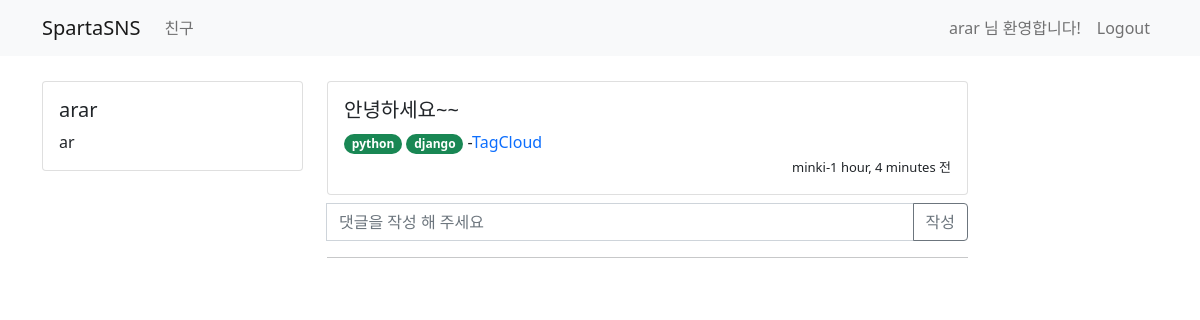
The app's page /tweet/1 (signed in) with its own data.
### user/models.py (models this page shows)
class UserModel(AbstractUser):
    class Meta:
        db_table = "my_user"
    bio = models.CharField(max_length=256, default='')
    follow = models.ManyToManyField(settings.AUTH_USER_MODEL,related_name='followee')

### tweet/models.py (models this page shows)
class TweetModel(models.Model):
    class Meta:
        db_table = "tweet"
    author = models.ForeignKey(UserModel, on_delete=models.CASCADE)
    content = models.CharField(max_length=256)
    tags = TaggableManager(blank=True)
    created_at = models.DateTimeField(auto_now_add=True)
    updated_at = models.DateTimeField(auto_now=True)

### tweet/views.py (the view)
# urls.py: path('tweet/<int:id>',views.detail_tweet,name='detail-tweet'),
@login_required
def detail_tweet(request, id):
    my_tweet = TweetModel.objects.get(id=id)
    tweet_comment = TweetComment.objects.filter(tweet_id=id).order_by('-created_at')
    return render(request, 'tweet/tweet_detail.html', {'tweet': my_tweet, 'comment': tweet_comment})

### templates/tweet/tweet_detail.html (shortened to what this page needs)
{% extends 'base.html' %}
{% block content %}
    <div class="container timeline-container">
        <div class="row">
            <div class="col-md-3">
                <div class="card">
                    <div class="card-body">
                        <h5 class="card-title">{{ user.username }}</h5>
                        <p class="card-text"> {{ user.bio }}</p>
                    </div>
                </div>
            </div>
            <div class="col-md-7">
                <div class="row">
                    <div class="col-md-12 mb-2">
                        <div class="card">
                            <div class="card-body">
                                <div class="media">
                                    <div class="media-bod">
                                        <h5 class="mt-0">{{ tweet.content }}</h5>
                                        {% if tweet.tags.all %}
                                            {% for tag in tweet.tags.all %}
                                                <a style="text-decoration: none"
                                                   href="{% url 'tagged_object_list' tag.name %}">
                                                    <span class="badge rounded-pill bg-success">
                                                        {{ tag.name }}
                                                    </span>
                                                </a>
                                            {% endfor %}
                                            -<a style="text-decoration: none"
                                                href="{% url 'tag_cloud' %}">TagCloud</a>
                                        {% endif %}
                                    </div>
                                    <div style="text-align: right">
                                        <span style="font-size: small">{{ tweet.author.username }}-{{ tweet.created_at|timesince }} 전</span>
                                    </div>
                                </div>
                            </div>
                        </div>
                    </div>
                </div>
                <form class="input-group mb-3" action="/tweet/comment/{{ tweet.id }}" method="post">
                    <input type="text" class="form-control" id='comment' name='comment' placeholder="댓글을 작성 해 주세요"/>
                    <button class="btn btn-outline-secondary" type="submit">작성</button>
                </form>
                <hr>
            </div>
        </div>
    </div>
{% endblock %}

### templates/base.html (shortened to what this page needs)
<!DOCTYPE html>
<html lang="en">
<head>
    <link href="https://cdn.jsdelivr.net/npm/bootstrap@5.0.0-beta3/dist/css/bootstrap.min.css" rel="stylesheet"
>
</head>
<body>
<nav class="navbar navbar-expand-lg navbar-light bg-light">
    <div class="container">
        <a class="navbar-brand" href="/">SpartaSNS</a>
        {% if user.is_authenticated %}
            <div class="collapse navbar-collapse" id="navbarSupportedContent">
                <ul class="navbar-nav mr-auto">
                    <li class="nav-item active">
                        <a class="nav-link" href="/user"> 친구 </a>
                    </li>
                </ul>
            </div>
        {% endif %}
        <form class="form-inline my-2 my-lg-0">
            {% if not user.is_authenticated %}
                <ul class="navbar-nav mr-auto">
                    <li class="nav-item active">
                        <a class="nav-link" href="/sign-in"> Sign In <span class="sr-only"></span></a>
                    </li>
                    <li class="nav-item active">
                        <a class="nav-link" href="/sign-up"> Sign Up <span class="sr-only"></span></a>
                    </li>
                </ul>
            {% else %}
                <ul class="navbar-nav mr-auto">
                    <li class="nav-item disabled">
                    <span class="nav-link">
                        {{ user.username }} 님 환영합니다!
                    </span>
                    </li>
                    <li class="nav-item active">
                        <a class="nav-link" href="/logout">Logout</a>
                    </li>
                </ul>
            {% endif %}
        </form>
    </div>
</nav>
{% block content %}
{% endblock %}
</body>
</html>

### templates/base.html (style rules this page uses)
.timeline-container { margin-top: 25px }

### records on screen
UserModel: username "arar", bio "ar"
TweetModel: content "안녕하세요~~", author.username "minki", created_at "1 hour, 4 minutes"
Tag: name "python"
Tag: name "django"
